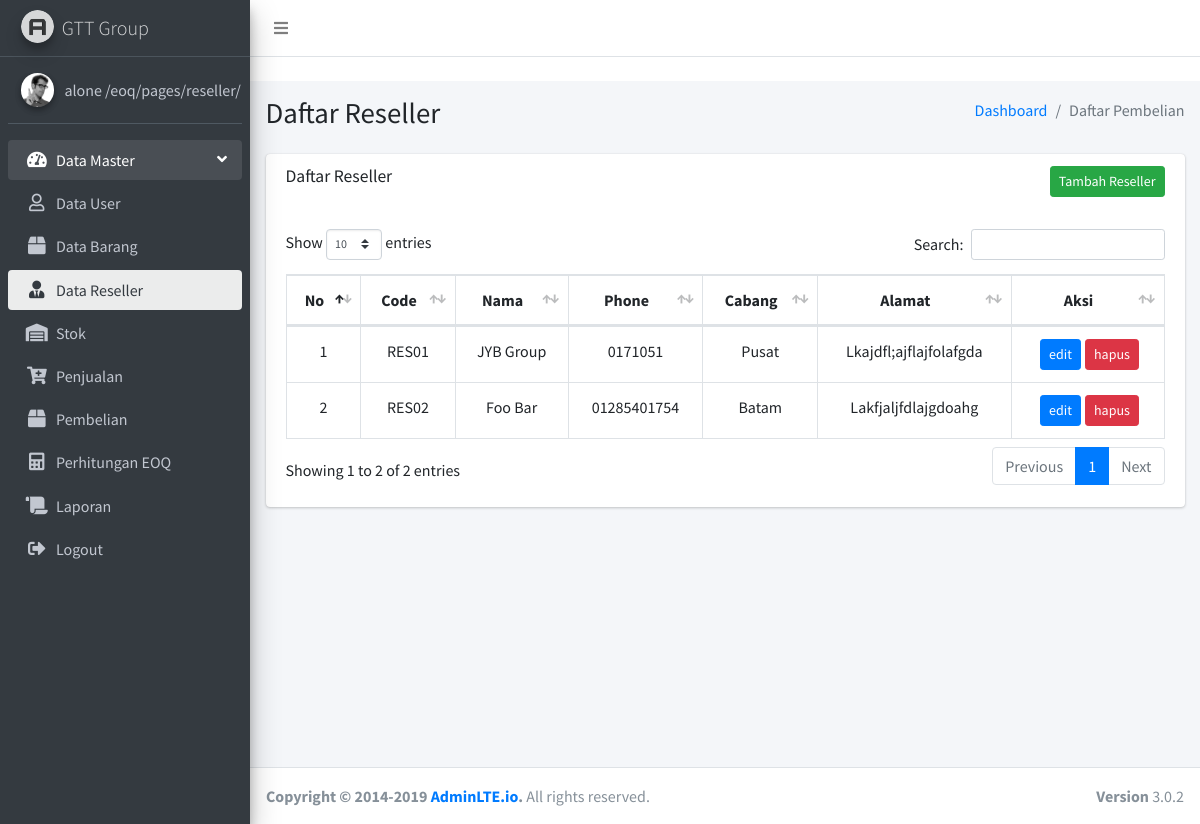
The app's page /pages/reseller/index.php (signed in) with its own data.
### tables this page shows
CREATE TABLE `supplier` (
  `id` int(11) NOT NULL,
  `code` varchar(10) NOT NULL COMMENT 'RES + 2 digit id >> RES01',
  `name` varchar(20) NOT NULL,
  `phone` varchar(15) NOT NULL,
  `branch` varchar(10) NOT NULL,
  `address` tinytext NOT NULL,
  `created_at` timestamp NOT NULL DEFAULT current_timestamp(),
  `updated_at` timestamp NOT NULL DEFAULT current_timestamp() ON UPDATE current_timestamp()
);

### pages/reseller/index.php (the view, shortened to what this page needs)
<?php
    include("../../Connect.php");
    $result = $conn->query("SELECT * FROM supplier");
?>
<!DOCTYPE html>
<html>
<head>
  <link rel="stylesheet" href="../../plugins/fontawesome-free/css/all.min.css">
  <link rel="stylesheet" href="https://code.ionicframework.com/ionicons/2.0.1/css/ionicons.min.css">
  <link rel="stylesheet" href="../../dist/css/adminlte.min.css">
  <link rel="stylesheet" href="../../plugins/datatables-bs4/css/dataTables.bootstrap4.css">
</head>
<body class="hold-transition sidebar-mini">
<div class="wrapper">
  <nav class="main-header navbar navbar-expand navbar-white navbar-light">
    <ul class="navbar-nav">
      <li class="nav-item">
        <a class="nav-link" data-widget="pushmenu" href="#"><i class="fas fa-bars"></i></a>
      </li>
    </ul>
  </nav>
  <?= include('../sidebar/index.php') ?>
  <div class="content-wrapper">
    <section class="content-header">
      <div class="container-fluid">
        <div class="row mb-2">
          <div class="col-sm-6">
            <h1>Daftar Reseller</h1>
          </div>
          <div class="col-sm-6">
            <ol class="breadcrumb float-sm-right">
              <li class="breadcrumb-item"><a href="/index.php">Dashboard</a></li>
              <li class="breadcrumb-item active">Daftar Pembelian</li>
            </ol>
          </div>
        </div>
      </div>
    </section>
    <section class="content">
      <div class="container-fluid">
        <div class="row">
          <div class="col-12">
            <div class="card">
              <div class="card-header text-right border-bottom-0">
                <h3 class="card-title">Daftar Reseller</h3>
                <a class="btn btn-success btn-sm" href="/eoq/pages/reseller/create.php">
                  Tambah Reseller
                </a>
              </div>
              <div class="card-body">
                <table id="example1" class="table table-bordered table-hover">
                  <thead>
                  <tr class="text-center">
                    <th>No</th>
                    <th>Code</th>
                    <th>Nama</th>
                    <th>Phone</th>
                    <th>Cabang</th>
                    <th>Alamat</th>
                    <th>Aksi</th>
                  </tr>
                  </thead>
                  <tbody>
                    <?php
                      $idx = 1;
                      while ($reseller = $result->fetch_array()) {
                        $btnEdit = "<a class='btn btn-sm btn-primary mx-1' href='/eoq/pages/reseller/edit.php?id=".$reseller['id']."'>edit</a>";
                        $btnDelete = "<form class='d-inline' action='/eoq/backend/reseller/deleteReseller.php?id=".$reseller['id']."' method='post'><input type='submit' name='delete' class='btn btn-sm btn-danger' value='hapus'/></form>";
                        $action = $btnEdit.$btnDelete;
                        echo "<tr class='text-center'>";
                          echo "<td>".$idx."</td>";
                          echo "<td>".ucwords($reseller['code'])."</td>";
                          echo "<td>".ucwords($reseller['name'])."</td>";
                          echo "<td>".$reseller['phone']."</td>";
                          echo "<td>".ucwords($reseller['branch'])."</td>";
                          echo "<td>".ucwords($reseller['address'])."</td>";
                          if ($_SESSION['role']=="admin") {
                            echo "<td>$action</td>";
                          }
                        echo "</tr>";
                        $idx++;
                      }
                    ?>
                  </tbody>
                </table>
              </div>
            </div>
          </div>
        </div>
      </div>
    </section>
  </div>
  <footer class="main-footer">
    <div class="float-right d-none d-sm-block">
      <b>Version</b> 3.0.2
    </div>
    <strong>Copyright &copy; 2014-2019 <a href="http://adminlte.io">AdminLTE.io</a>.</strong> All rights
    reserved.
  </footer>
</div>
</body>
</html>

### records on screen
supplier: code "RES01", name "JYB Group", phone "0171051", branch "Pusat", address "Lkajdfl;ajflajfolafgda"
supplier: code "RES02", name "Foo Bar", phone "01285401754", branch "Batam", address "Lakfjaljfdlajgdoahg"

### other values on screen
$_SESSION['username'] "alone"
